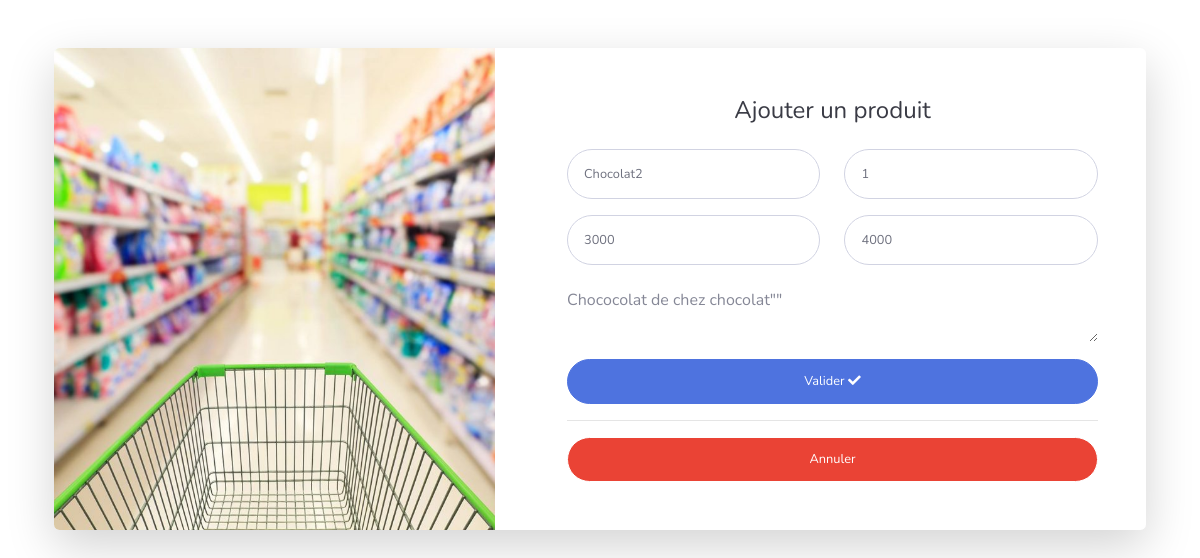
/pages/modifierProduit.php?idProduit=1, run on the app's committed database.
### tables this page shows
CREATE TABLE `produit` (
  `idProduit` int NOT NULL,
  `nomProduit` text NOT NULL,
  `prixAchat` int NOT NULL,
  `prixVente` int NOT NULL,
  `quantiteProduit` int NOT NULL DEFAULT '0',
  `descriptionProduit` text
);

### pages/modifierProduit.php (the view, shortened to what this page needs)
<?php
extract($_GET);
require("../script/connexion_bd.php");
$query = $bdd->prepare("SELECT * FROM produit WHERE idProduit=?");
$query->execute([$idProduit]);
if (!($res = $query->fetch())) {
    header("location: listeProduit.php");
    exit();
}
extract($res);
?>
<!DOCTYPE html>
<html lang="fr">
<head>
    <link href="../vendor/fontawesome-free/css/all.min.css" rel="stylesheet" type="text/css">
    <link href="../css/sb-admin-2.min.css" rel="stylesheet">
    <link href="../css/sb-admin-2.css" rel="stylesheet">
</head>
<body>
    <div class="container">
        <div class="card o-hidden border-0 shadow-lg my-5">
            <div class="card-body p-0">
                <div class="row">
                    <div class="col-lg-5 d-none d-lg-block bg-register-image">
                        <img src="../img/caddie.jpg" alt="">
                    </div>
                    <div class="col-lg-7">
                        <div class="p-5">
                            <div class="text-center">
                                <h1 class="h4 text-gray-900 mb-4">Ajouter un produit</h1>
                            </div>
                            <form class="user" action="../script/modifierProduit.php" method="post">
                                <div class="form-group row">
                                    <div class="col-sm-6 mb-3 mb-sm-0">
                                        <input type="text" class="form-control form-control-user"
                                            placeholder="Nom du produit" name="nom" value="<?= $nomProduit ?>" required>
                                    </div>
                                    <div class="col-sm-6">
                                        <input type="text" class="form-control form-control-user" placeholder="Quantite"
                                            value="1" name="quantite" value="<?= $quantiteProduit ?>" required>
                                    </div>
                                </div>
                                <div class="form-group row">
                                    <div class="col-sm-6 mb-3 mb-sm-0">
                                        <input type="number" class="form-control form-control-user"
                                            placeholder="Prix achat" step="5" name="prixAchat" value="<?= $prixAchat ?>"
                                            required>
                                    </div>
                                    <div class="col-sm-6">
                                        <input type="number" class="form-control form-control-user"
                                            placeholder="Prix de vente" name="prixVente" value="<?= $prixVente ?>"
                                            step="5" required>
                                    </div>
                                </div>
                                <div class="form-group">
                                    <textarea type="text" class="form-control form-control-plaintext" name="description"
                                        placeholder="Description"><?= $descriptionProduit ?>"</textarea>
                                </div>
                                <button type="submit" class="btn btn-primary btn-user btn-block">
                                    Valider
                                    <i class="fa fa-check"></i>
                                </button>
                                <hr>
                                <a href="listeProduit.php" class="btn btn-google btn-user btn-block">
                                    Annuler
                                </a>
                            </form>
                        </div>
                    </div>
                </div>
            </div>
        </div>
    </div>
</body>
</html>

### data on the page
produit: nom "Chocolat2", quantite "1", prixAchat "3000", prixVente "4000", description "Chococolat de chez chocolat\"\""
